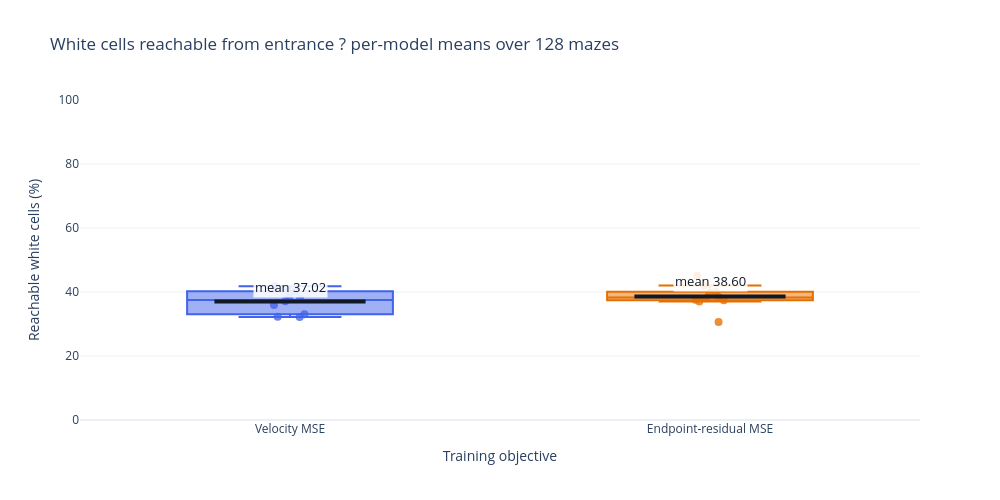

Write notebook code for a chart like this one.
### Markdown cell above
## 8. Maze-space accessibility

For every generated maze, measure what fraction of its white (passage) cells are reachable from the entrance, and count white connected components that do not include the entrance. Each box plot shows the per-model mean across generated samples, grouped by training objective.

### Code cell
OPTIMIZATION_START = (0, 1)
OPTIMIZATION_DIRECTIONS = ((-1, 0), (1, 0), (0, -1), (0, 1))

# If the sampling cell predates storing mazes, regenerate only the missing samples.
if "evaluation_initial_states" not in globals():
    evaluation_rng = torch.Generator(device=DEVICE).manual_seed(SEED + 501)
    evaluation_initial_states = torch.randn(
        N_METRIC_SAMPLES,
        EMBEDDING_DIM,
        32,
        32,
        generator=evaluation_rng,
        device=DEVICE,
        dtype=binary_embeddings.dtype,
    )
for model_name, candidate in models.items():
    result = solvability_results.get(model_name)
    if result is None or "mazes" not in result:
        continuous = sample_flow(candidate, evaluation_initial_states, steps=ODE_STEPS)
        mazes = (
            torch.einsum("bdhw,kd->bkhw", continuous, binary_embeddings)
            .argmax(dim=1)
            .cpu()
            .numpy()
            .astype(np.uint8)
        )
        solved = np.asarray([solvability_rate([maze]) == 1.0 for maze in mazes])
        solvability_results[model_name] = {
            "objective": MODEL_META[model_name]["objective"],
            "replicate": MODEL_META[model_name]["replicate"],
            "solvable": solved,
            "mazes": mazes,
            "rate": float(solved.mean()),
        }


def maze_accessibility_metrics(maze):
    white = np.asarray(maze) == 1
    height, width = white.shape

    def neighbors(cell):
        row, col = cell
        for dr, dc in OPTIMIZATION_DIRECTIONS:
            nr, nc = row + dr, col + dc
            if 0 <= nr < height and 0 <= nc < width and white[nr, nc]:
                yield nr, nc

    white_cells = {(int(r), int(c)) for r, c in np.argwhere(white)}
    reachable = set()
    if OPTIMIZATION_START in white_cells:
        reachable.add(OPTIMIZATION_START)
        queue = [OPTIMIZATION_START]
        while queue:
            cell = queue.pop()
            for nxt in neighbors(cell):
                if nxt not in reachable:
                    reachable.add(nxt)
                    queue.append(nxt)

    # Count every white component outside the entrance component.
    unseen = set(white_cells)
    isolated_components = 0
    while unseen:
        seed = unseen.pop()
        component = {seed}
        queue = [seed]
        while queue:
            cell = queue.pop()
            for nxt in neighbors(cell):
                if nxt in unseen:
                    unseen.remove(nxt)
                    component.add(nxt)
                    queue.append(nxt)
        if not reachable or not (component & reachable):
            isolated_components += 1

    reachable_white_percent = (
        100.0 * len(reachable) / len(white_cells) if white_cells else 0.0
    )
    return reachable_white_percent, isolated_components


accessibility_by_model = {}
for model_name, result in solvability_results.items():
    per_maze = [maze_accessibility_metrics(maze) for maze in result["mazes"]]
    accessibility_by_model[model_name] = {
        "reachable_white_percent": float(np.mean([item[0] for item in per_maze])),
        "isolated_components": float(np.mean([item[1] for item in per_maze])),
    }


def plot_accessibility_boxplot(metric, title, y_title, y_range=None):
    fig = go.Figure()
    for objective_index, objective in enumerate(OBJECTIVES):
        names = [name for name in models if MODEL_META[name]["objective"] == objective]
        values = np.asarray([accessibility_by_model[name][metric] for name in names])
        color = OBJECTIVE_COLORS[objective]
        fig.add_trace(
            go.Box(
                x=[objective_index] * len(values),
                y=values,
                name=OBJECTIVE_LABELS[objective],
                boxpoints="all",
                jitter=0.2,
                pointpos=0,
                marker=dict(color=color, size=8, opacity=0.78),
                line=dict(color=color, width=2),
                customdata=np.asarray(names)[:, None],
                hovertemplate="%{customdata[0]}<br>Model mean: %{y:.2f}<extra></extra>",
                showlegend=False,
            )
        )
        mean_value = float(values.mean())
        fig.add_shape(
            type="line",
            x0=objective_index - 0.18,
            x1=objective_index + 0.18,
            y0=mean_value,
            y1=mean_value,
            xref="x",
            yref="y",
            line=dict(color="#111827", width=4),
        )
        fig.add_annotation(
            x=objective_index,
            y=mean_value,
            text=f"mean {mean_value:.2f}",
            showarrow=False,
            yshift=15,
            font=dict(size=13, color="#111827"),
            bgcolor="rgba(255,255,255,0.88)",
        )
    fig.update_layout(
        title=f"{title} ? per-model means over {N_METRIC_SAMPLES} mazes",
        xaxis=dict(
            title="Training objective",
            tickmode="array",
            tickvals=[0, 1],
            ticktext=[OBJECTIVE_LABELS[name] for name in OBJECTIVES],
            range=[-0.5, 1.5],
        ),
        yaxis=dict(title=y_title, rangemode="tozero", range=y_range),
        template="plotly_white",
        width=1000,
        height=500,
    )
    fig.show()


plot_accessibility_boxplot(
    "reachable_white_percent",
    "White cells reachable from entrance",
    "Reachable white cells (%)",
    y_range=[0, 100],
)
plot_accessibility_boxplot(
    "isolated_components",
    "White components isolated from entrance",
    "Isolated component count",
)

### Figure 1 — Plotly figure (JSON) as saved in the notebook; plotly's stock layout.template omitted (floating-point values rounded to 4 significant figures)
{"data": [{"boxpoints": "all", "customdata": [["velocity_01"], ["velocity_02"], ["velocity_03"], ["velocity_04"], ["velocity_05"], ["velocity_06"], ["velocity_07"], ["velocity_08"], ["velocity_09"], ["velocity_10"]], "hovertemplate": "%{customdata[0]}<br>Model mean: %{y:.2f}<extra></extra>", "jitter": 0.2, "line": {"color": "#4263eb", "width": 2}, "marker": {"color": "#4263eb", "opacity": 0.78, "size": 8}, "name": "Velocity MSE", "pointpos": 0, "showlegend": false, "type": "box", "x": [0, 0, 0, 0, 0, 0, 0, 0, 0, 0], "y": [38.58, 32.22, 40.23, 32.25, 41.82, 37.91, 35.95, 33.02, 41.05, 37.15]}, {"boxpoints": "all", "customdata": [["endpoint_residual_01"], ["endpoint_residual_02"], ["endpoint_residual_03"], ["endpoint_residual_04"], ["endpoint_residual_05"], ["endpoint_residual_06"], ["endpoint_residual_07"], ["endpoint_residual_08"], ["endpoint_residual_09"], ["endpoint_residual_10"]], "hovertemplate": "%{customdata[0]}<br>Model mean: %{y:.2f}<extra></extra>", "jitter": 0.2, "line": {"color": "#e76f00", "width": 2}, "marker": {"color": "#e76f00", "opacity": 0.78, "size": 8}, "name": "Endpoint-residual MSE", "pointpos": 0, "showlegend": false, "type": "box", "x": [1, 1, 1, 1, 1, 1, 1, 1, 1, 1], "y": [30.59, 37.43, 45.1, 38.43, 40.05, 38.07, 37.02, 39.72, 37.59, 42.01]}], "layout": {"annotations": [{"bgcolor": "rgba(255,255,255,0.88)", "font": {"color": "#111827", "size": 13}, "showarrow": false, "text": "mean 37.02", "x": 0, "y": 37.02, "yshift": 15}, {"bgcolor": "rgba(255,255,255,0.88)", "font": {"color": "#111827", "size": 13}, "showarrow": false, "text": "mean 38.60", "x": 1, "y": 38.6, "yshift": 15}], "height": 500, "shapes": [{"line": {"color": "#111827", "width": 4}, "type": "line", "x0": -0.18, "x1": 0.18, "xref": "x", "y0": 37.02, "y1": 37.02, "yref": "y"}, {"line": {"color": "#111827", "width": 4}, "type": "line", "x0": 0.82, "x1": 1.18, "xref": "x", "y0": 38.6, "y1": 38.6, "yref": "y"}], "title": {"text": "White cells reachable from entrance ? per-model means over 128 mazes"}, "width": 1000, "xaxis": {"range": [-0.5, 1.5], "tickmode": "array", "ticktext": ["Velocity MSE", "Endpoint-residual MSE"], "tickvals": [0, 1], "title": {"text": "Training objective"}}, "yaxis": {"range": [0, 100], "rangemode": "tozero", "title": {"text": "Reachable white cells (%)"}}}}
